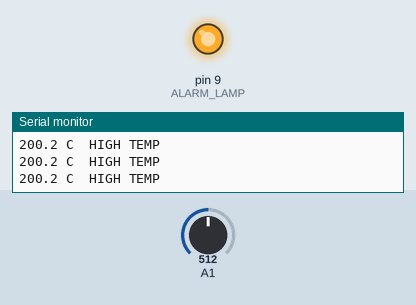
A sketch run on a simulated Arduino Uno, built with avr-gcc and run on an emulated ATmega328P. Shown: output pins drawn as LEDs (lit = HIGH), the last lines printed to the serial monitor. The inputs (shaded band) are chosen by the test bench; at power-on: A1 = 512.

Above: at 1.2 s.
1.3 s: A1 set to 168
2.8 s: A1 set to 143
At 4.4 s:
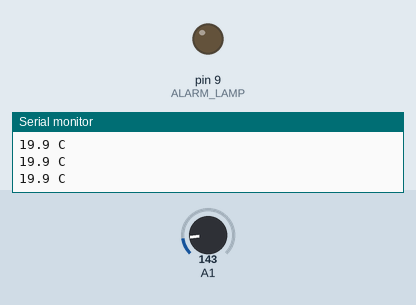
4.7 s: A1 set to 306
At 5.9 s:
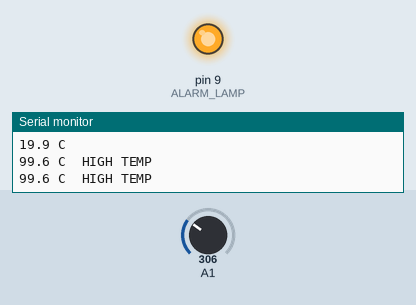
6.3 s: A1 set to 122
At 7.3 s:
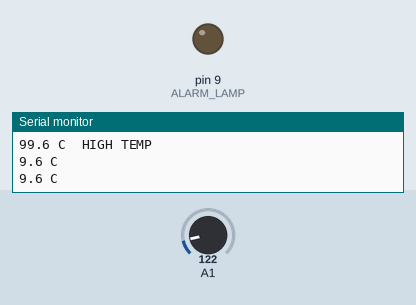
Timing chart, 0 to 8.9 s (numbered marks = the images above; inputs shaded):
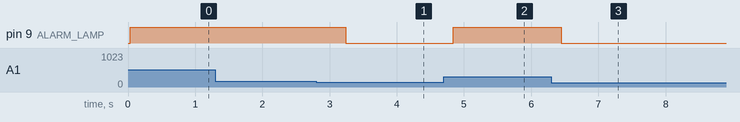

The sketch:

p029-high-alarm-with-deadband.ino
```cpp
// Project 29: High Alarm with Deadband
// The alarm comes on above ALARM_ON and does not clear until
// the temperature falls below ALARM_OFF. No chattering.

const int TEMP_SENSOR = A1;
const int ALARM_LAMP = 9;
const int SAMPLES = 16;

const float ALARM_ON = 27.0;    // degrees C: alarm starts
const float ALARM_OFF = 26.0;   // degrees C: alarm clears

bool alarm = false;             // remembered between passes

// Take SAMPLES readings of one pin and give the average.
int readAverage(int pin) {
  analogRead(pin);            // first reading is thrown away
  long total = 0;
  for (int i = 0; i < SAMPLES; i++) {
    total = total + analogRead(pin);
    delay(2);
  }
  return total / SAMPLES;
}

// Give the TMP36 temperature in degrees Celsius.
float readTempC() {
  float volts = readAverage(TEMP_SENSOR) * 5.0 / 1023.0;
  return (volts - 0.5) * 100.0;
}

void setup() {
  pinMode(ALARM_LAMP, OUTPUT);
  Serial.begin(9600);
}

void loop() {
  // Read the input.
  float degC = readTempC();

  // Solve: between the two limits the alarm keeps its state.
  if (degC > ALARM_ON) {
    alarm = true;
  } else if (degC < ALARM_OFF) {
    alarm = false;
  }

  // Write the outputs.
  digitalWrite(ALARM_LAMP, alarm);
  Serial.print(degC, 1);
  Serial.print(" C");
  if (alarm) {
    Serial.print("  HIGH TEMP");
  }
  Serial.println();
  delay(500);
}
```

Measured:
- the behaviour switches between 156 and 155 on A1 (found by bisection; images 0 and 1)
- after the input at 2.8 s, pin 9 (ALARM_LAMP): HIGH → LOW after 0.44 s
- after the input at 4.7 s, pin 9 (ALARM_LAMP): LOW → HIGH after 0.14 s
- after the input at 6.3 s, pin 9 (ALARM_LAMP): HIGH → LOW after 0.15 s
